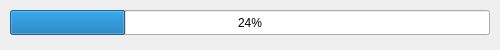
<?xml version="1.0" encoding="UTF-8"?>
<ui version="4.0">
 <class>ProgressWindow</class>
 <widget class="QWidget" name="ProgressWindow">
  <property name="geometry">
   <rect>
    <x>0</x>
    <y>0</y>
    <width>500</width>
    <height>50</height>
   </rect>
  </property>
  <property name="sizePolicy">
   <sizepolicy hsizetype="Fixed" vsizetype="Fixed">
    <horstretch>0</horstretch>
    <verstretch>0</verstretch>
   </sizepolicy>
  </property>
  <property name="minimumSize">
   <size>
    <width>500</width>
    <height>50</height>
   </size>
  </property>
  <property name="maximumSize">
   <size>
    <width>500</width>
    <height>50</height>
   </size>
  </property>
  <property name="windowTitle">
   <string>Выполнение разбора данных</string>
  </property>
  <widget class="QProgressBar" name="pProg">
   <property name="geometry">
    <rect>
     <x>10</x>
     <y>10</y>
     <width>480</width>
     <height>25</height>
    </rect>
   </property>
   <property name="value">
    <number>24</number>
   </property>
  </widget>
 </widget>
 <resources/>
 <connections/>
</ui>
